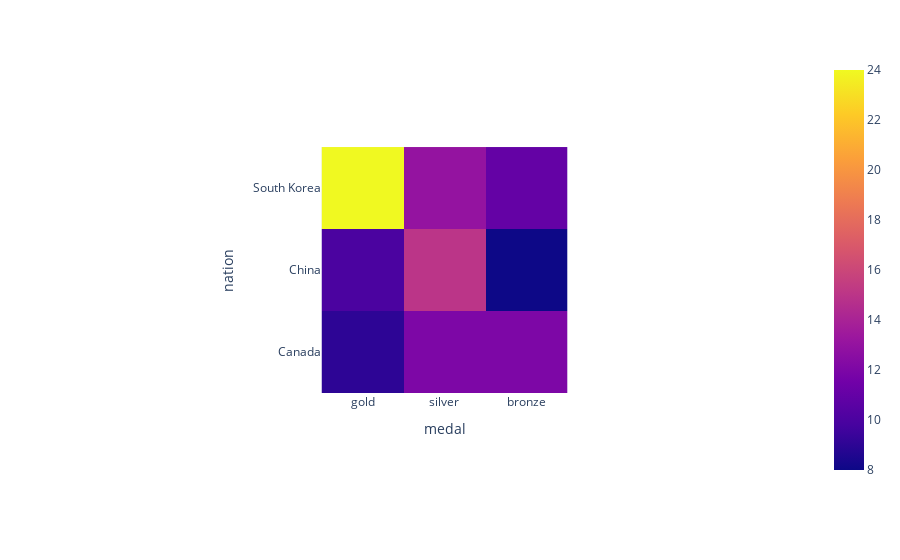

Source (notebook cell):
### Code cell
import plotly.express as px

df = px.data.medals_wide(indexed=True)
fig = px.imshow(df)
fig.show()

### Figure 1 — Plotly figure (JSON) as saved in the notebook; plotly's stock layout.template omitted (floating-point values rounded to 4 significant figures)
{"data": [{"coloraxis": "coloraxis", "hovertemplate": "medal: %{x}<br>nation: %{y}<br>color: %{z}<extra></extra>", "type": "heatmap", "x": ["gold", "silver", "bronze"], "y": ["South Korea", "China", "Canada"], "z": [[24, 13, 11], [10, 15, 8], [9, 12, 12]]}], "layout": {"autosize": true, "coloraxis": {"colorscale": [[0, "#0d0887"], [0.1111, "#46039f"], [0.2222, "#7201a8"], [0.3333, "#9c179e"], [0.4444, "#bd3786"], [0.5556, "#d8576b"], [0.6667, "#ed7953"], [0.7778, "#fb9f3a"], [0.8889, "#fdca26"], [1, "#f0f921"]]}, "margin": {"t": 60}, "xaxis": {"autorange": true, "constrain": "domain", "domain": [0.3313, 0.6687], "range": [-0.5, 2.5], "scaleanchor": "y", "title": {"text": "medal"}, "type": "category"}, "yaxis": {"autorange": true, "constrain": "domain", "domain": [0, 1], "range": [2.5, -0.5], "title": {"text": "nation"}, "type": "category"}}}
